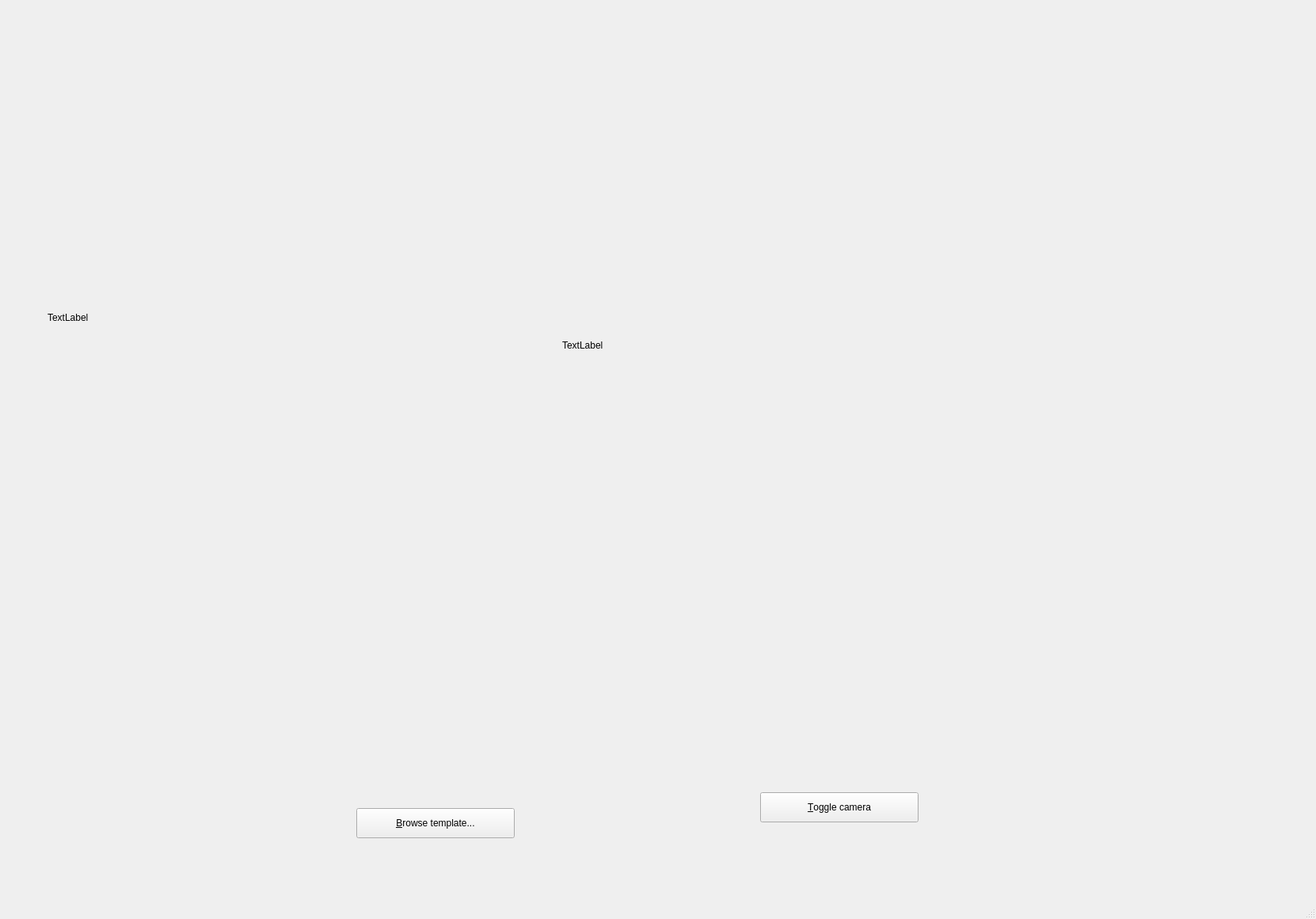
<?xml version="1.0" encoding="UTF-8"?>
<ui version="4.0">
 <class>MainWindow</class>
 <widget class="QMainWindow" name="MainWindow">
  <property name="geometry">
   <rect>
    <x>0</x>
    <y>0</y>
    <width>1662</width>
    <height>1160</height>
   </rect>
  </property>
  <property name="windowTitle">
   <string>SIFT Demo</string>
  </property>
  <widget class="QWidget" name="centralwidget">
   <widget class="QPushButton" name="browse_button">
    <property name="geometry">
     <rect>
      <x>450</x>
      <y>1020</y>
      <width>200</width>
      <height>38</height>
     </rect>
    </property>
    <property name="text">
     <string>&amp;Browse template...</string>
    </property>
   </widget>
   <widget class="QPushButton" name="toggle_cam_button">
    <property name="geometry">
     <rect>
      <x>960</x>
      <y>1000</y>
      <width>200</width>
      <height>38</height>
     </rect>
    </property>
    <property name="text">
     <string>&amp;Toggle camera</string>
    </property>
   </widget>
   <widget class="QLabel" name="template_label">
    <property name="geometry">
     <rect>
      <x>60</x>
      <y>100</y>
      <width>551</width>
      <height>601</height>
     </rect>
    </property>
    <property name="text">
     <string>TextLabel</string>
    </property>
   </widget>
   <widget class="QLabel" name="live_image_label">
    <property name="geometry">
     <rect>
      <x>710</x>
      <y>100</y>
      <width>871</width>
      <height>671</height>
     </rect>
    </property>
    <property name="text">
     <string>TextLabel</string>
    </property>
   </widget>
  </widget>
  <widget class="QMenuBar" name="menubar">
   <property name="geometry">
    <rect>
     <x>0</x>
     <y>0</y>
     <width>1662</width>
     <height>32</height>
    </rect>
   </property>
  </widget>
  <widget class="QStatusBar" name="statusbar"/>
 </widget>
 <resources/>
 <connections/>
</ui>
